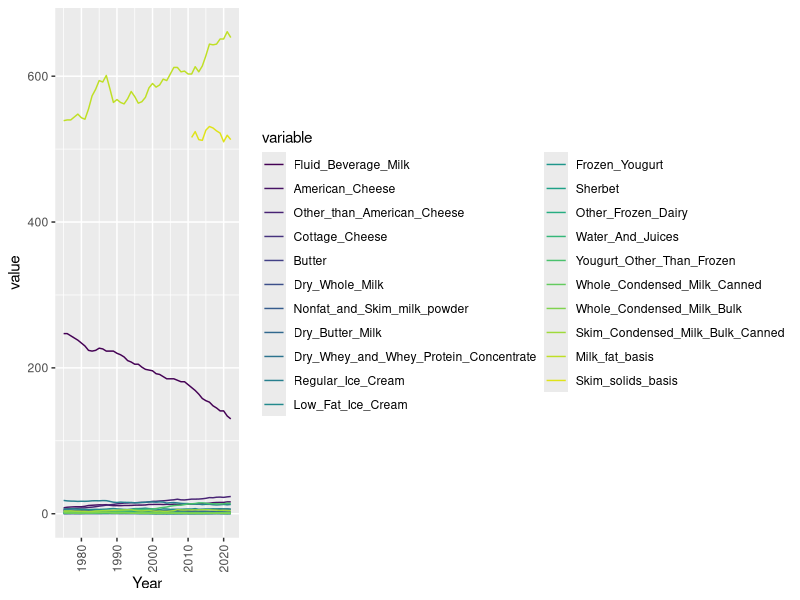
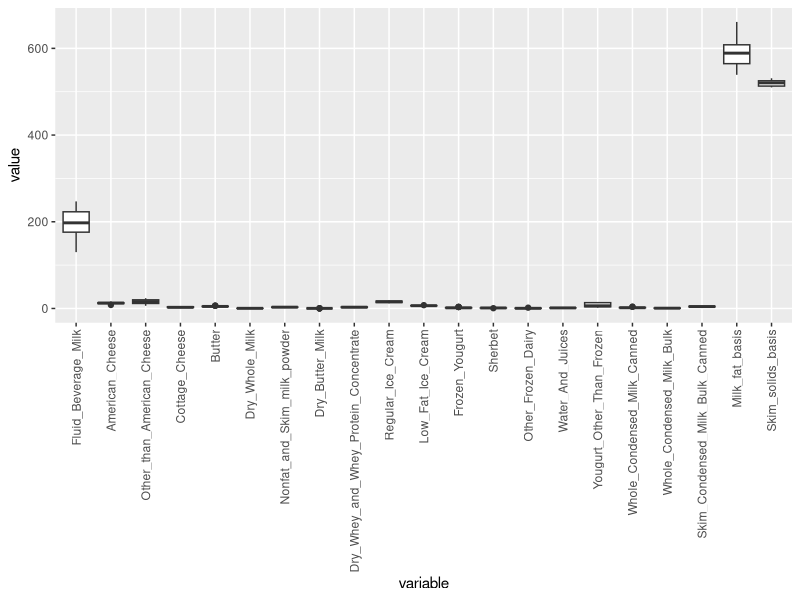
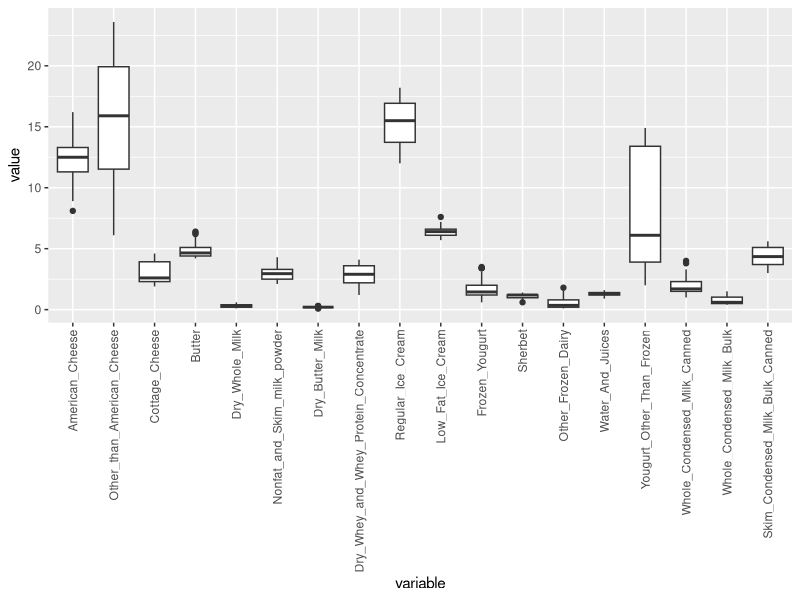
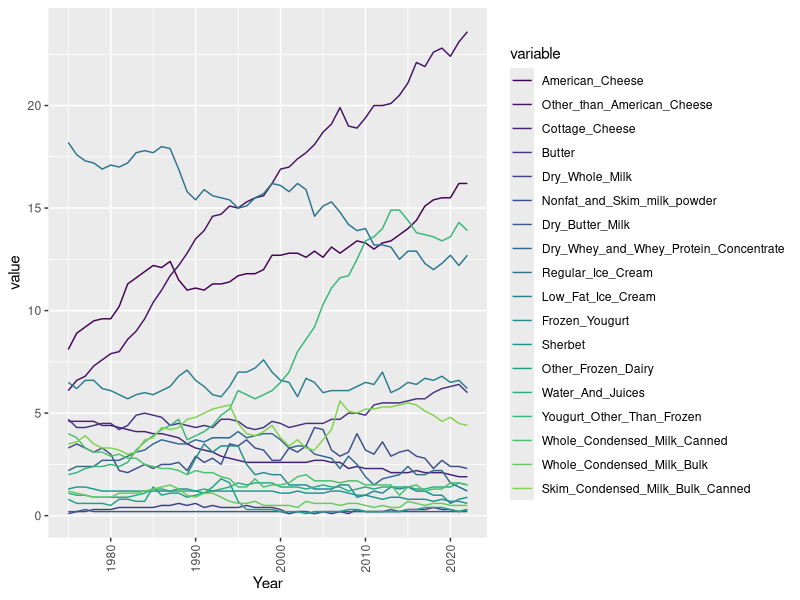

Generate these figures, in order, with R:
## ---- chunk 1
knitr::opts_chunk$set(echo = TRUE)
## ---- chunk 2

# Load the readxl package
library(tidyverse)
library(readxl)


library(readr)

# Read the CSV file from GitHub

dataset <- read.csv("pcconsp_1_csv.csv")
CornPrices <- read.csv("Historic_Corn_Prices.csv")

## ---- chunk 3

str(dataset)

## ---- chunk 4

summary(dataset)

## ---- chunk 5

# Load necessary libraries
library(ggplot2)
library(reshape2)
library(viridis)


my_palette <- viridis(22)

# Reshape data into long format
melted_data <- melt(dataset, id.vars = "Year")



# Create density plot
ggplot(melted_data, aes(x = Year, y = value , color = variable)) +
  geom_line()+
  theme(axis.text.x = element_text(angle = 90, hjust = 1, vjust = 0.5))+
  scale_color_manual(values = my_palette)





## ---- chunk 6

my_palette <- viridis(22)

# Reshape data into long format
melted_data <- melt(dataset, id.vars = "Year")

# Create density plot
ggplot(melted_data, aes(x = variable, y = value)) +
  geom_boxplot()+
  theme(axis.text.x = element_text(angle = 90, hjust = 1, vjust = 0.5))

melted_data_below100 <- melted_data %>% 
  filter(value <= 100)

ggplot(melted_data_below100, aes(x = variable, y = value)) +
  geom_boxplot()+
  theme(axis.text.x = element_text(angle = 90, hjust = 1, vjust = 0.5))

ggplot(melted_data_below100, aes(x = Year, y = value , color = variable)) +
  geom_line()+
  theme(axis.text.x = element_text(angle = 90, hjust = 1, vjust = 0.5))+
  scale_color_manual(values = my_palette)

